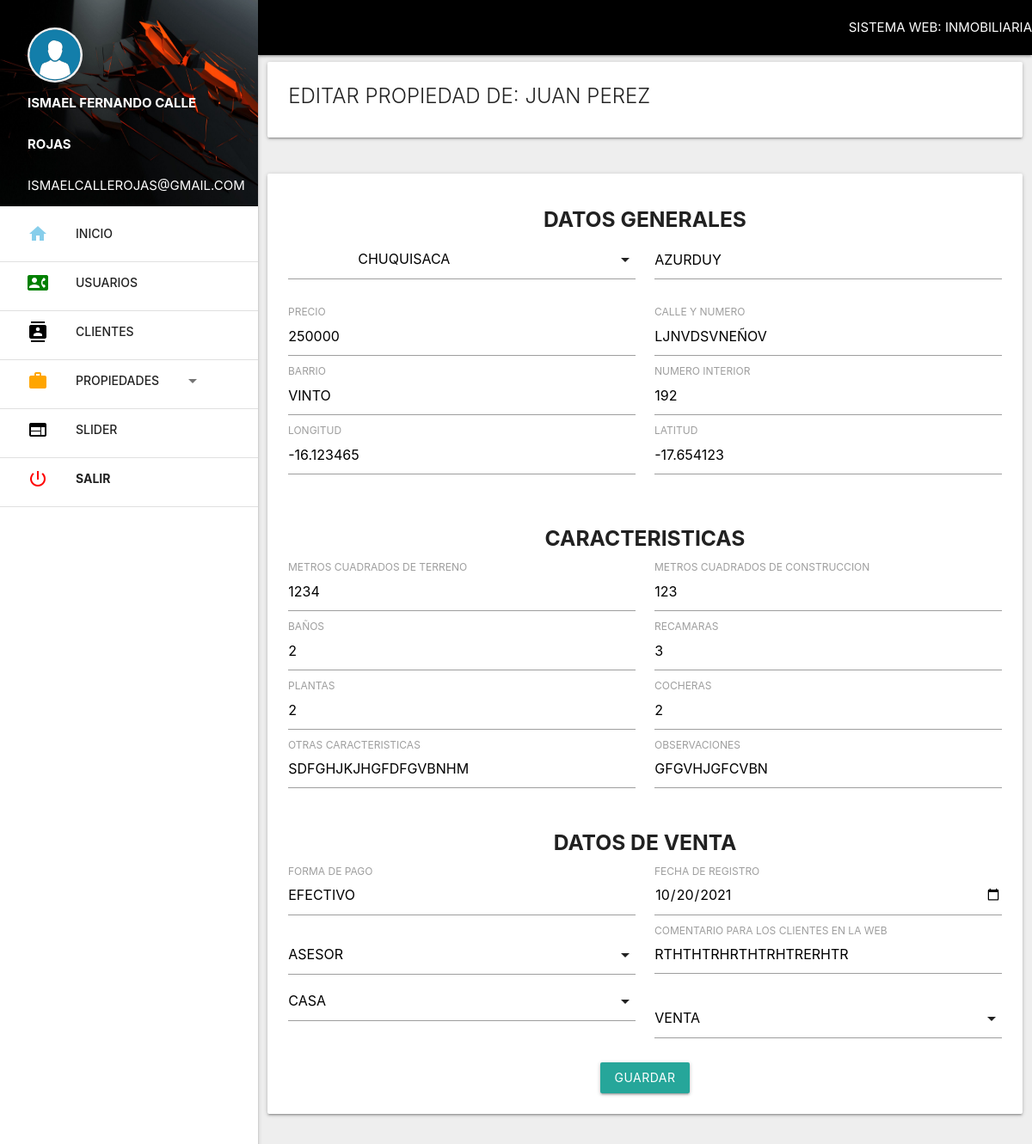
Screenshot of /admin/propiedades/editar_propiedad.php?id=726f361d3c41359f057aa2ff58741314d6479b59 (signed in) with the database file from the repository.
### tables this page shows
CREATE TABLE `inventario` (
  `propiedad` varchar(200) NOT NULL,
  `consecutivo` int(10) NOT NULL,
  `id_cliente` int(10) NOT NULL,
  `departamento` varchar(50) NOT NULL,
  `provincia` varchar(100) NOT NULL,
  `nombre_cliente` varchar(200) NOT NULL,
  `precio` double NOT NULL,
  `fraccionamiento` varchar(100) NOT NULL,
  `calle_num` varchar(100) NOT NULL,
  `numero_int` int(10) NOT NULL,
  `m2t` int(10) NOT NULL,
  `banos` int(2) NOT NULL,
  `plantas` int(2) NOT NULL,
  `caracteristicas` text NOT NULL,
  `m2c` int(10) NOT NULL,
  `recamaras` int(2) NOT NULL,
  `cocheras` int(2) NOT NULL,
  `observaciones` text NOT NULL,
  `forma_pago` varchar(50) NOT NULL,
  `asesor` varchar(200) NOT NULL,
  `tipo_inmueble` varchar(100) NOT NULL,
  `fecha_registro` date NOT NULL,
  `comentario_web` text NOT NULL,
  `operacion` varchar(50) NOT NULL,
  `foto_principal` varchar(200) NOT NULL,
  `mapa` varchar(200) NOT NULL,
  `latitud` varchar(200) NOT NULL,
  `longitud` varchar(200) NOT NULL,
  `marcado` varchar(2) NOT NULL,
  `estatus` varchar(50) NOT NULL
);

### admin/propiedades/editar_propiedad.php (the view, shortened to what this page needs)
<?php include '../extend/header.php';
$id = $con->real_escape_string(htmlentities($_GET['id']));
$sel_prop = $con->prepare("SELECT * FROM inventario WHERE propiedad = ? ");
$sel_prop->bind_param('s', $id);
$sel_prop->execute();
$res_prop = $sel_prop->get_result();
if ($f_prop =$res_prop->fetch_assoc()) {
}
 ?>
<div class="row">
  <div class="col s12">
    <div class="card">
      <div class="card-content">
        <span class="card-title">Editar propiedad de: <?php echo $f_prop['nombre_cliente'] ?> </span>
      </div>
    </div>
  </div>
</div>
<div class="row">
  <div class="col s12">
    <div class="card">
      <div class="card-content">
        <h5 align="center"><b>DATOS GENERALES</b></h5>
        <form  action="up_propiedad.php" method="post" autocomplete="off" >
          <div class="row">
            <div class="col s6">
            </div>
            <div class="col s6">
                <div class="res_departamento">
                <input type="text" name="provincia" value="<?php echo $f_prop['provincia'] ?>" readonly="">
                </div>
            </div>
          </div>
        <div class="row">
          <div class="col s6">
            <div class="input-field">
              <input type="number" name="precio"  id="precio" step='0.01' required value="<?php echo $f_prop['precio'] ?>" >
              <label for="precio">Precio</label>
            </div>
            <div class="input-field">
              <input type="text" name="fraccionamiento"  id="fraccionamiento" required onblur="may(this.value, this.id)" value="<?php echo $f_prop['fraccionamiento'] ?>" >
              <label for="fraccionamiento">Barrio</label>
            </div><div class="input-field">
              <input type="text" name="longitud"  id="latitud" value="<?php echo $f_prop['longitud'] ?>" >
              <label for="longitud">Longitud</label>
            </div>
          </div>
          <div class="col s6">
            <div class="input-field">
              <input type="text" name="calle_num"   id="calle_num" onblur="may(this.value, this.id)" required value="<?php echo $f_prop['calle_num'] ?>" >
              <label for="calle_num">Calle y numero</label>
            </div>
            <div class="input-field">
              <input type="number" name="numero_int"  id="numero_int" value="<?php echo $f_prop['numero_int'] ?>" >
              <label for="num_int">Numero interior</label>
            </div>
            <div class="input-field">
              <input type="text" name="latitud"  id="latitud" value="<?php echo $f_prop['latitud'] ?>" >
              <label for="latitud">Latitud</label>
            </div>
          </div>
        </div>
        <h5 align="center"><b>CARACTERISTICAS</b></h5>
        <div class="row">
          <div class="col s6">
            <div class="input-field">
              <input type="number" name="m2t"   id="m2t" value="<?php echo $f_prop['m2t'] ?>" >
              <label for="m2t">Metros cuadrados de terreno</label>
            </div>
            <div class="input-field">
              <input type="number" name="banos"   id="banos" value="<?php echo $f_prop['banos'] ?>" >
              <label for="banos">Baños</label>
            </div>
            <div class="input-field">
              <input type="number" name="plantas"   id="plantas" value="<?php echo $f_prop['plantas'] ?>"  >
              <label for="plantas">Plantas</label>
            </div>
            <div class="input-field">
              <textarea name="caracteristicas" rows="8" cols="80" id="caracteristicas" onblur="may(this.value, this.id)" class="materialize-textarea"><?php echo $f_prop['caracteristicas'] ?></textarea>
              <label for="caracteristicas">Otras caracteristicas</label>
            </div>
          </div>
          <div class="col s6">
            <div class="input-field">
              <input type="number" name="m2c"   id="m2c"  value="<?php echo $f_prop['m2c'] ?>">
              <label for="m2c">Metros cuadrados de construccion</label>
            </div>
            <div class="input-field">
              <input type="number" name="recamaras"   id="recamaras" value="<?php echo $f_prop['recamaras'] ?>" >
              <label for="recamaras">Recamaras</label>
            </div>
            <div class="input-field">
              <input type="number" name="cocheras"   id="cocheras" value="<?php echo $f_prop['cocheras'] ?>" >
              <label for="cocheras">Cocheras</label>
            </div>
            <div class="input-field">
              <textarea name="observaciones" rows="8" cols="80" id="observaciones" onblur="may(this.value, this.id)" class="materialize-textarea"><?php echo $f_prop['observaciones'] ?></textarea>
              <label for="observaciones">Observaciones</label>
            </div>
          </div>
        </div>
        <h5 align="center"><b>DATOS DE VENTA</b></h5>
        <div class="row">
          <div class="col s6">
            <div class="input-field">
              <input type="text" name="forma_pago"  id="forma_pago" onblur="may(this.value, this.id)" required pattern="[A-Z\s ]+" value="<?php echo $f_prop['forma_pago'] ?>" >
              <label for="forma_pago">Forma de pago</label>
            </div>
          </div>
          <div class="col s6">
            <div class="input-field">
              <input type="date" class="datepicker" name="fecha_registro" id="fecha_registro" required value="<?php echo $f_prop['fecha_registro'] ?>" >
              <label for="fecha_registro">Fecha de registro</label>
            </div>
            <div class="input-field">
              <textarea name="comentario_web" rows="8" cols="80" id="comentario_web" onblur="may(this.value, this.id)" class="materialize-textarea"><?php echo $f_prop['comentario_web'] ?></textarea>
              <label for="comentario_web">Comentario para los clientes en la web</label>
            </div>
          </div>
        </div>
        <center>
        <button type="submit" class="btn">Guardar</button>
        </center>
        </form>
      </div>
    </div>
  </div>
</div>
<?php include '../extend/scripts.php'; ?>
</body>
</html>

### admin/extend/header.php (style rules this page uses)
body { text-transform: uppercase; }

### rows the page displays
inventario: nombre_cliente "JUAN PEREZ", provincia "AZURDUY", precio "250000", fraccionamiento "VINTO", longitud "-16.123465", calle_num "LJNVDSVNEÑOV", numero_int "192", latitud "-17.654123", m2t "1234", banos "2", plantas "2", caracteristicas "SDFGHJKJHGFDFGVBNHM", m2c "123", recamaras "3", cocheras "2", observaciones "GFGVHJGFCVBN", forma_pago "EFECTIVO", fecha_registro "10/20/2021", comentario_web "RTHTHTRHRTHTRHTRERHTR"

### other values shown
$_SESSION['nombre'] "ISMAEL FERNANDO CALLE ROJAS"
$_SESSION['correo'] "ISMAELCALLEROJAS@GMAIL.COM"
